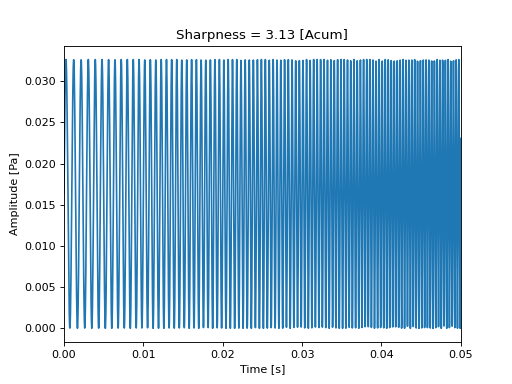

Python code for this plot:
from mosqito.sq_metrics import sharpness_din_freq
import matplotlib.pyplot as plt
import numpy as np
fs=48000
d=0.2
dB=60
time = np.arange(0, d, 1/fs)
f = np.linspace(1000,5000, len(time))
stimulus = 0.5 * (1 + np.sin(2 * np.pi * f * time))
rms = np.sqrt(np.mean(np.power(stimulus, 2)))
ampl = 0.00002 * np.power(10, dB / 20) / rms
stimulus = stimulus * ampl
spec = np.abs(np.fft.fft(stimulus))
freqs = np.linspace(0, fs//2,len(spec)//2)
S = sharpness_din_freq(spec[:len(spec)//2], freqs)
plt.plot(time, stimulus)
plt.xlim(0, 0.05)
plt.xlabel("Time [s]")
plt.ylabel("Amplitude [Pa]")
plt.title("Sharpness = " + f"{S:.2f}" + " [Acum]")
